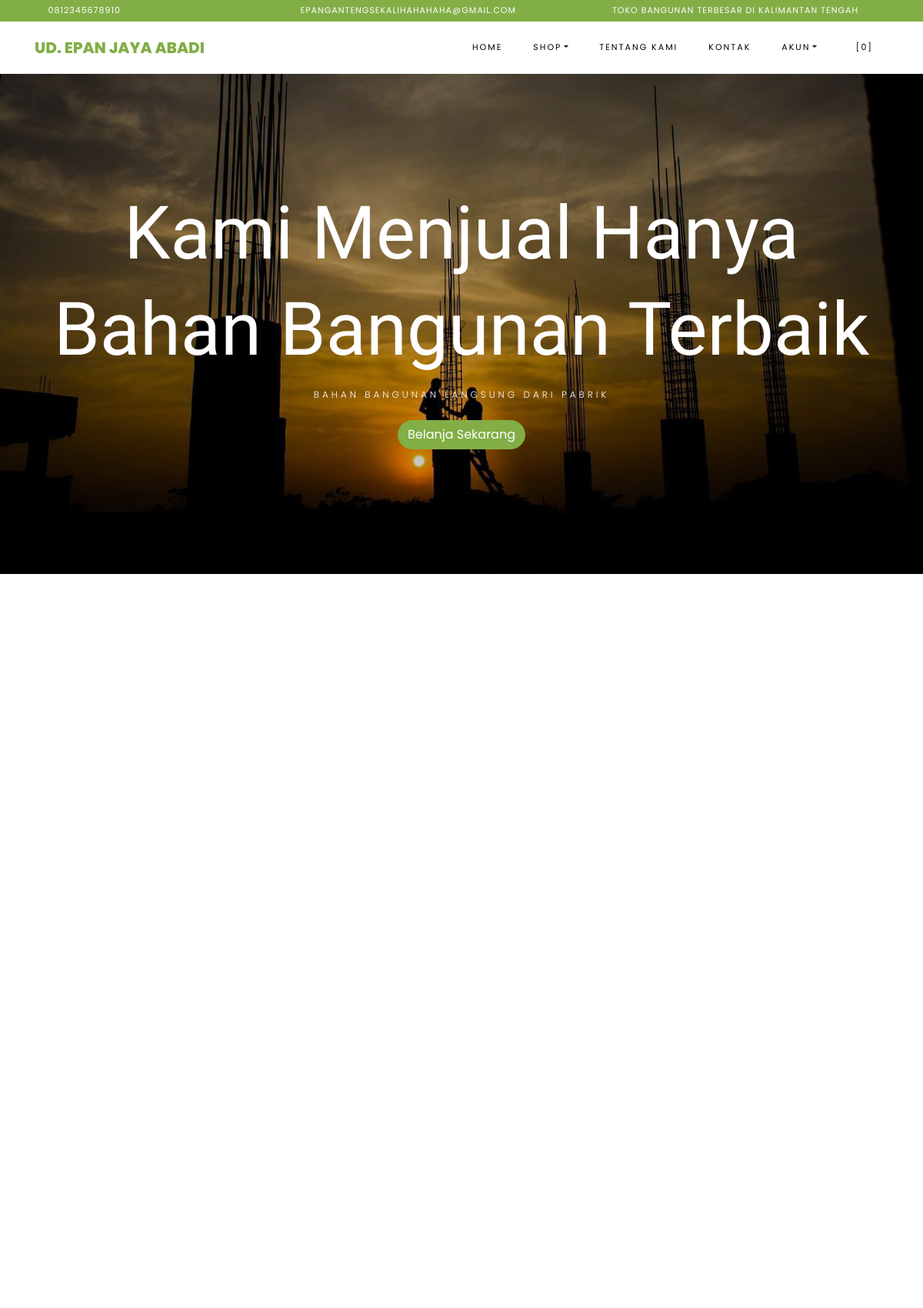
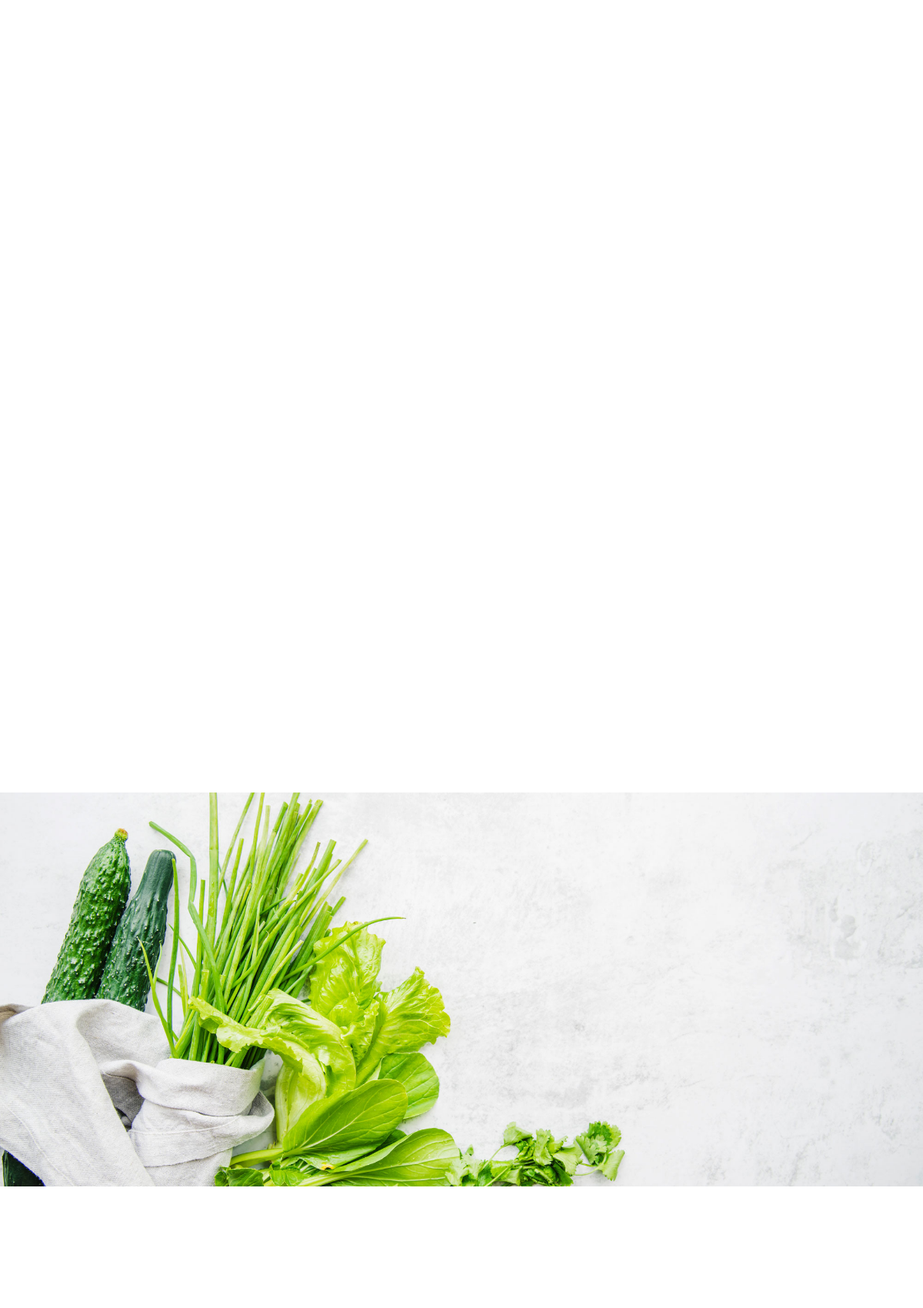
The page / (upper part) on the database its author committed (2 pictures, top to bottom).
### tables this page shows
CREATE TABLE `settings` (
  `id` int(10) NOT NULL,
  `key` varchar(32) NOT NULL,
  `content` text NOT NULL
);

### application/helpers/themes_helper.php (called while the page is built, shortened)
<?php
if ( ! function_exists('get_theme_name'))
{
    function get_theme_name() {
        $current_theme = get_settings('current_theme_name');
        return ($current_theme) ? $current_theme : false;
    }
}
if ( ! function_exists('get_template_part'))
{
    function get_template_part($file_name = null, $params = array()) {
        if ($file_name !== '') {
            $current_theme = get_theme_name();
            if ( file_exists($file_location = VIEWPATH .'themes/'. $current_theme .'/'. $file_name .'.php')) {
                $CI =& get_instance();
                $CI->load->view('themes/'. $current_theme .'/'. $file_name, $params);
            }
            else {
                echo '<div>Kesalahan: berkas tema <b>'. $file_name .'.php</b> tidak ditemukan.<br>Lokasi berkas: <b>'. $file_location .'</b></div>';
            }
        }
    }
}
if ( ! function_exists('get_header'))
{
    function get_header($params = null, $section = '', $current_section = '') {
        $load_params = array();
        if ( is_null($params)) {
            $load_params['title'] = get_settings('site_name');
        }
        else if ( is_string($params)) {
            $load_params['title'] = $params;
        }
        else if ( is_array($params)) {
            $load_params = $params;
        }
        else {
            $load_params['title'] = get_settings('site_name');
        }
        $load_params['sidebar_section'] = $section;
        $load_params['current_section'] = $current_section;
        get_template_part('header', $load_params);
    }
}
if ( ! function_exists('get_theme_uri'))
{
    function get_theme_uri($file_name = null, $theme_name = NULL)
    {
        $theme_name = ($theme_name == NULL) ? get_theme_name() : $theme_name;
        return is_null($file_name) ? base_url('assets/themes/'. $theme_name .'/') : base_url('assets/themes/'. $theme_name .'/'. $file_name) ;
    }
}

### application/controllers/Home.php (called while the page is built, shortened)
<?php
class Home extends CI_Controller {
    public function index() {
        $params['title'] = 'Selamat Datang di Toko Sayur 22';
        $products['products'] = $this->product->get_all_products();
        $products['best_deal'] = $this->product->best_deal_product();
        $products['reviews'] = $this->review->get_all_reviews();
        get_header($params);
        get_template_part('home', $products);
    }
}

### index.php (called while the page is built, shortened)
<?php
require_once BASEPATH . 'core/CodeIgniter.php';

### application/helpers/global_helper.php (called while the page is built, shortened)
<?php
if (!function_exists('get_settings')) {
    function get_settings($key = '')
    {
        $CI = &get_instance();
        $row = $CI->db
            ->select('content')
            ->where('key', $key)
            ->get('settings')
            ->row();
        return $row->content;
    }
}
if (!function_exists('get_store_name')) {
    function get_store_name()
    {
        return get_settings('store_name');
    }
}

### application/helpers/session_helper.php (called while the page is built, shortened)
<?php
if (!function_exists('init')) {
    function init()
    {
        $CI = &get_instance();
        return $CI;
    }
}
if (!function_exists('session_data')) {
    function session_data()
    {
        $CI = init();
        $read_session_in_cookie = get_cookie('__ACTIVE_SESSION_DATA');
        $read_session_in_session = $CI->session->userdata('__ACTIVE_SESSION_DATA');
        if ($read_session_in_cookie) {
            $read_data = $CI->encryption->decrypt($read_session_in_cookie);
            $read_data = json_decode($read_data);
            return $read_data;
        } else if ($read_session_in_session) {
            $read_data = $CI->encryption->decrypt($read_session_in_session);
            $read_data = json_decode($read_data);
            return $read_data;
        } else {
            $default_session = new stdClass();
            $default_session->is_login = FALSE;
            $default_session->user_id = 0;
            $default_session->login_at = 0;
            $default_session->remember_me = FALSE;
            return $default_session;
        }
    }
}

### application/views/themes/vegefoods/home.php (the view, shortened to what this page needs)
<section id="home-section" class="hero">
    <div class="home-slider owl-carousel">
    <div class="slider-item" style="background-image: url(<?php echo get_theme_uri('images/bg_1.jpeg'); ?>);">
        <div class="overlay"></div>
      <div class="container">
        <div class="row slider-text justify-content-center align-items-center" data-scrollax-parent="true">
          <div class="col-md-12 ftco-animate text-center">
            <h1 class="mb-2">Kami Menjual Hanya Bahan Bangunan Terbaik</h1>
            <h2 class="subheading mb-4">Bahan Bangunan Langsung dari Pabrik</h2>
            <p><a href="#products" class="btn btn-primary">Belanja Sekarang</a></p>
          </div>
        </div>
      </div>
    </div>
  </div>
</section>
<section class="ftco-section" id="products">
      <div class="container">
          <div class="row no-gutters ftco-services">
  </div>
      </div>
  </section>
  <section class="ftco-section">
  <div class="container">
          <div class="row justify-content-center mb-3 pb-3">
  </div>
  </div>
  <div class="container">
      <div class="row">
      </div>
  </div>
</section>
  <section class="ftco-section img" style="background-image: url(<?php echo get_theme_uri('images/bg_3.jpg'); ?>);">
  <div class="container">
          <div class="row justify-content-end">
  </div>
  </div>
</section>
<section class="ftco-section testimony-section">
    <div class="container">
      <div class="row justify-content-center mb-5 pb-3">
      </div>
    </div>
  </section>

### application/views/themes/vegefoods/header.php (shortened to what this page needs)
?><!DOCTYPE html>
<html lang="en">
  <head>
    <link rel="stylesheet" href="<?php echo get_theme_uri('css/open-iconic-bootstrap.min.css'); ?>">
    <link rel="stylesheet" href="<?php echo get_theme_uri('css/animate.css'); ?>">
    <link rel="stylesheet" href="<?php echo get_theme_uri('css/owl.carousel.min.css'); ?>">
    <link rel="stylesheet" href="<?php echo get_theme_uri('css/owl.theme.default.min.css'); ?>">
    <link rel="stylesheet" href="<?php echo get_theme_uri('css/magnific-popup.css'); ?>">
    <link rel="stylesheet" href="<?php echo get_theme_uri('css/aos.css'); ?>">
	<link rel="stylesheet" href="<?php echo get_theme_uri('css/ionicons.min.css'); ?>">
	<link rel="stylesheet" href="<?php echo get_theme_uri('js/plugins/@fortawesome/fontawesome-free/css/all.min.css', 'argon'); ?>">
    <link rel="stylesheet" href="<?php echo get_theme_uri('css/bootstrap-datepicker.css'); ?>">
    <link rel="stylesheet" href="<?php echo get_theme_uri('css/jquery.timepicker.css'); ?>">
    <link rel="stylesheet" href="<?php echo get_theme_uri('css/flaticon.css'); ?>">
    <link rel="stylesheet" href="<?php echo get_theme_uri('css/icomoon.css'); ?>">
	<link rel="stylesheet" href="<?php echo get_theme_uri('css/style.css'); ?>">
	<link rel="stylesheet" href="<?php echo base_url('assets/plugins/toastr/toastr.min.css'); ?>">
  </head>
  <body class="goto-here">
		<div class="py-1 bg-primary">
    	<div class="container">
    		<div class="row no-gutters d-flex align-items-start align-items-center px-md-0">
	    		<div class="col-lg-12 d-block">
		    		<div class="row d-flex">
		    			<div class="col-md pr-4 d-flex topper align-items-center">
					    	<div class="icon mr-2 d-flex justify-content-center align-items-center"><span class="icon-phone2"></span></div>
						    <span class="text"><?php echo get_settings('store_phone_number'); ?></span>
					    </div>
					    <div class="col-md pr-4 d-flex topper align-items-center">
					    	<div class="icon mr-2 d-flex justify-content-center align-items-center"><span class="icon-paper-plane"></span></div>
						    <span class="text"><?php echo get_settings('store_email'); ?></span>
					    </div>
					    <div class="col-md-5 pr-4 d-flex topper align-items-center text-lg-right">
						    <span class="text"><?php echo get_settings('store_tagline'); ?></span>
					    </div>
				    </div>
			    </div>
		    </div>
		  </div>
    </div>
    <nav class="navbar navbar-expand-lg navbar-dark ftco_navbar bg-dark ftco-navbar-light" id="ftco-navbar">
	    <div class="container">
	      <a class="navbar-brand" href="<?php echo base_url(); ?>"><?php echo get_store_name(); ?></a>
	      <div class="collapse navbar-collapse" id="ftco-nav">
	        <ul class="navbar-nav ml-auto">
	          <li class="nav-item active"><a href="<?php echo base_url(); ?>" class="nav-link">Home</a></li>
	          <li class="nav-item dropdown">
              <a class="nav-link dropdown-toggle" href="#" id="dropdown04" data-toggle="dropdown" aria-haspopup="true" aria-expanded="false">Shop</a>
            </li>
	          <li class="nav-item"><a href="<?php echo site_url('pages/about'); ?>" class="nav-link">Tentang Kami</a></li>
              <li class="nav-item"><a href="<?php echo site_url('pages/contact'); ?>" class="nav-link">Kontak</a></li>
              <li class="nav-item dropdown">
              <a class="nav-link dropdown-toggle" href="#" id="dropdown05" data-toggle="dropdown" aria-haspopup="true" aria-expanded="false">Akun</a>
            </li>
	          <li class="nav-item cta cta-colored"><a href="<?php echo site_url('shop/cart'); ?>" class="nav-link"><span class="icon-shopping_cart"></span>[<span class="cart-item-total">0</span>]</a></li>
	        </ul>
	      </div>
	    </div>
	  </nav>

### assets/themes/vegefoods/css/icomoon.css (style rules this page uses)
[class^="icon-"], [class*=" icon-"] { font-family: 'icomoon' !important; speak: none; font-style: normal; font-weight: normal; font-variant: normal; text-transform: none; line-height: 1; -webkit-font-smoothing: antialiased; -moz-osx-font-smoothing: grayscale; }
.icon-paper-plane:before { content: "\f1d8"; }
.icon-phone2:before { content: "\e0cd"; }
.icon-shopping_cart:before { content: "\e8cc"; }

### rows shown on the page
settings: content "0812345678910"
settings: content "EPANGANTENGSEKALIHAHAHAHA@GMAIL.COM"
settings: content "TOKO BANGUNAN TERBESAR DI KALIMANTAN TENGAH"
settings: content "UD. EPAN JAYA ABADI"
settings: content (picture)
